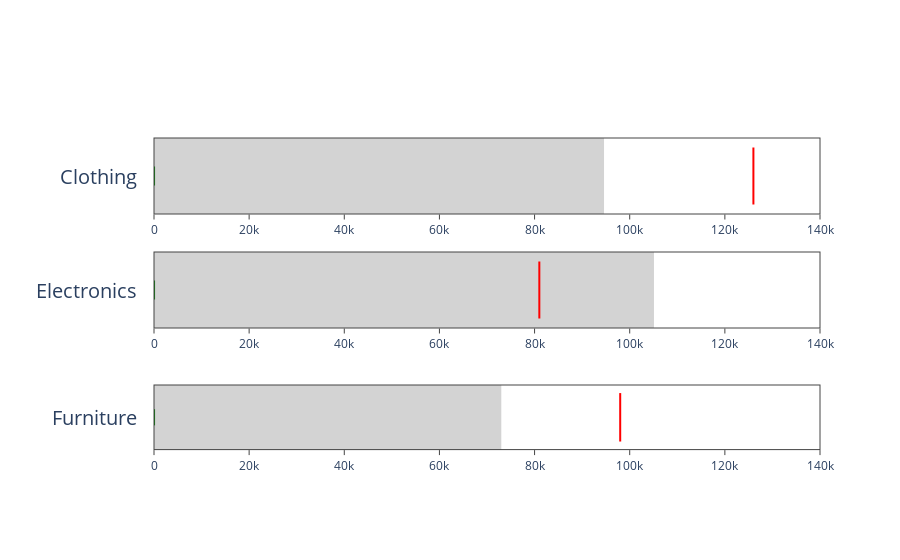

Notebook code cell kept with this figure:
### Code cell
# Create bullet chart
fig = go.Figure()

fig.add_trace(go.Indicator(
        mode = "gauge", value = 220,
        domain = {'x': [0.1, 1], 'y': [0.08, 0.25]},
        title = {'text' : orders['Category'][2]},
        delta = {'reference': 200},
        gauge = {
            'shape': "bullet",
            'axis': {'range': [None, 140000]},
            'threshold': {
                'line': {'color': "red", 'width': 2},
                'thickness': 0.75,
                'value': target['target'][2]},
            'steps': [
                {'range': [0, orders['amount'][2]], 'color': "lightgray"}]}))
    
fig.add_trace(go.Indicator(
        mode = "gauge", value = 220,
        domain = {'x': [0.1, 1], 'y': [0.4, 0.6]},
        title = {'text' : orders['Category'][1]},
        delta = {'reference': 200},
        gauge = {
            'shape': "bullet",
            'axis': {'range': [None, 140000]},
            'threshold': {
                'line': {'color': "red", 'width': 2},
                'thickness': 0.75,
                'value': target['target'][1]},
            'steps': [
                {'range': [0, orders['amount'][1]], 'color': "lightgray"}]}))

fig.add_trace(go.Indicator(
        mode = "gauge", value = 220,
        domain = {'x': [0.1, 1], 'y': [0.7, 0.9]},
        title = {'text' : orders['Category'][0]},
        delta = {'reference': 200},
        gauge = {
            'shape': "bullet",
            'axis': {'range': [None, 140000]},
            'threshold': {
                'line': {'color': "red", 'width': 2},
                'thickness': 0.75,
                'value': target['target'][0]},
            'steps': [
                {'range': [0, orders['amount'][0]], 'color': "lightgray"}]}))

fig.update_layout(height = 1200)
fig.show()

### Figure 1 — Plotly figure (JSON) as saved in the notebook; plotly's stock layout.template omitted (floating-point values rounded to 4 significant figures)
{"data": [{"delta": {"reference": 200}, "domain": {"x": [0.1, 1], "y": [0.08, 0.25]}, "gauge": {"axis": {"range": [null, 140000]}, "shape": "bullet", "steps": [{"color": "lightgray", "range": [0, 73003]}], "threshold": {"line": {"color": "red", "width": 2}, "thickness": 0.75, "value": 98000}}, "mode": "gauge", "title": {"text": "Furniture"}, "type": "indicator", "value": 220}, {"delta": {"reference": 200}, "domain": {"x": [0.1, 1], "y": [0.4, 0.6]}, "gauge": {"axis": {"range": [null, 140000]}, "shape": "bullet", "steps": [{"color": "lightgray", "range": [0, 105098]}], "threshold": {"line": {"color": "red", "width": 2}, "thickness": 0.75, "value": 81000}}, "mode": "gauge", "title": {"text": "Electronics"}, "type": "indicator", "value": 220}, {"delta": {"reference": 200}, "domain": {"x": [0.1, 1], "y": [0.7, 0.9]}, "gauge": {"axis": {"range": [null, 140000]}, "shape": "bullet", "steps": [{"color": "lightgray", "range": [0, 94601]}], "threshold": {"line": {"color": "red", "width": 2}, "thickness": 0.75, "value": 126000}}, "mode": "gauge", "title": {"text": "Clothing"}, "type": "indicator", "value": 220}], "layout": {"autosize": true}}
